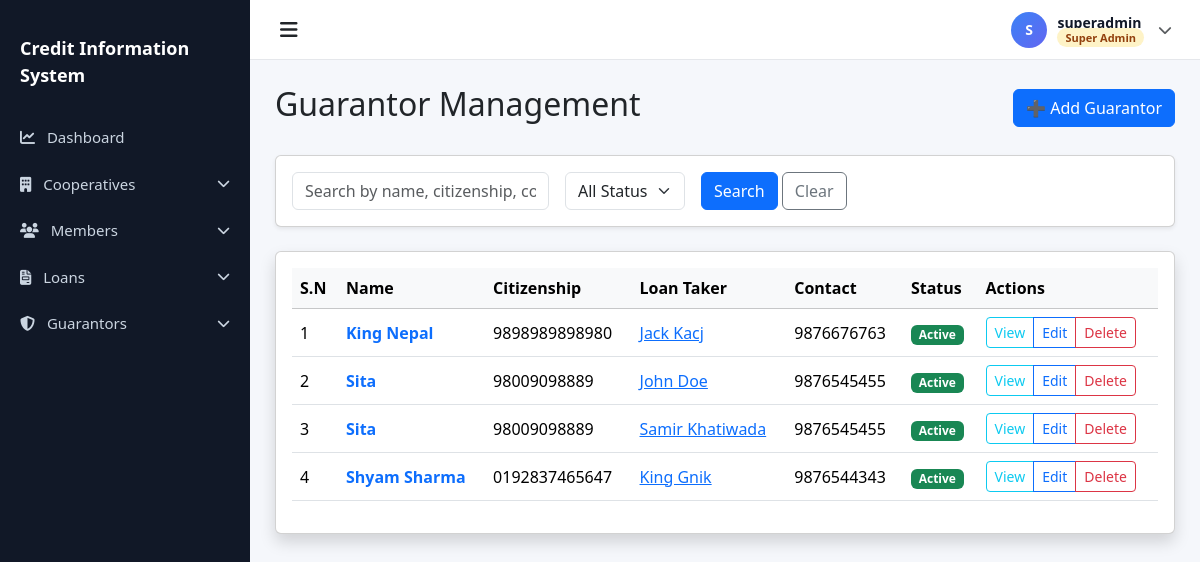
The page /loans/guarantors/ (signed in) on the database its author committed.
### accounts/models.py (models this page shows, shortened)
class User(AbstractUser):
    ROLE_CHOICES = (
        ('superadmin', 'Super Admin'),
        ('admin', 'Admin'),
        ('staff', 'Staff'),
    )
    role = models.CharField(max_length=20, choices=ROLE_CHOICES, default='staff')
    cooperative = models.ForeignKey(
        'cooperatives.Cooperative',
        on_delete=models.SET_NULL,
        null=True,
        blank=True,
        related_name='users',
        help_text="Null for Super Admin users"
    )
    is_first_login = models.BooleanField(default=True)
    class Meta:
        ordering = ['-date_joined']
        indexes = [
            models.Index(fields=['role']),
            models.Index(fields=['cooperative']),
        ]
    def is_superadmin(self):
        return self.role == 'superadmin'
    def is_admin(self):
        return self.role == 'admin'
    def is_staff_user(self):
        return self.role == 'staff'

### loans/models.py (models this page shows, shortened)
class Guarantor(models.Model):
    STATUS_CHOICES = [
        ('Active', 'Active'),
        ('Released', 'Released'),
    ]
    name = models.CharField(max_length=255)
    citizenship_number = models.CharField(max_length=50)
    loan = models.ForeignKey(Loan, on_delete=models.CASCADE, related_name="guarantors")
    member = models.ForeignKey(Member, on_delete=models.SET_NULL, null=True, blank=True, related_name="guaranteed_loans")
    contact_number = models.CharField(max_length=15)
    status = models.CharField(max_length=10, choices=STATUS_CHOICES, default='Active')

class Loan(models.Model):
    STATUS_CHOICES = [
        ('Active', 'Active'),
        ('Cleared', 'Cleared'),
        ('Overdue', 'Overdue'),
    ]
    loan_id = models.AutoField(primary_key=True)
    member = models.ForeignKey(
        Member,
        on_delete=models.CASCADE,
        related_name="loans"
    )
    cooperative = models.ForeignKey(
        Cooperative,
        on_delete=models.CASCADE,
        related_name="loans"
    )
    loan_amount = models.DecimalField(max_digits=12, decimal_places=2)
    interest_rate = models.DecimalField(
        max_digits=5,
        decimal_places=2,
        help_text="Interest rate in %"
    )
    loan_date = models.DateField()
    due_date = models.DateField()
    status = models.CharField(
        max_length=10,
        choices=STATUS_CHOICES,
        default="Active"
    )
    remaining_balance = models.DecimalField(
        max_digits=12,
        decimal_places=2,
        blank=True
    )
    created_by = models.ForeignKey(
        settings.AUTH_USER_MODEL,
        on_delete=models.SET_NULL,
        null=True
    )
    created_at = models.DateTimeField(auto_now_add=True)

### members/models.py (models this page shows, shortened)
class Member(models.Model):
    full_name = models.CharField(max_length=255)
    citizenship_number = models.CharField(max_length=50, unique=True)
    unique_system_id = models.CharField(max_length=100, unique=True, editable=False)
    address = models.TextField()
    phone = models.CharField(max_length=20)
    blacklist_status = models.BooleanField(default=False)
    cooperative = models.ForeignKey(
        'cooperatives.Cooperative',
        on_delete=models.CASCADE,
        related_name='members'
    )
    created_at = models.DateTimeField(auto_now_add=True)
    updated_at = models.DateTimeField(auto_now=True)
    class Meta:
        ordering = ['-created_at']
        indexes = [
            models.Index(fields=['citizenship_number']),
            models.Index(fields=['unique_system_id']),
            models.Index(fields=['blacklist_status']),
        ]

### loans/views.py (the view, shortened to what this page needs)
# urls.py: path('guarantors/', GuarantorListView.as_view(), name='guarantor_list'),
class GuarantorListView(StaffOrAdminMixin, LoginRequiredMixin, ListView):
    model = Guarantor
    template_name = 'loans/guarantor_list.html'
    context_object_name = 'guarantors'
    paginate_by = 10
    ordering = ['id']
    def get_queryset(self):
        qs = super().get_queryset()
        if not self.request.user.is_superadmin():
            qs = qs.filter(loan__cooperative=self.request.user.cooperative)
        search_query = self.request.GET.get('search', '')
        status_filter = self.request.GET.get('status', '')
        if status_filter:
            qs = qs.filter(status=status_filter)
        return qs
    def get_context_data(self, **kwargs):
        context = super().get_context_data(**kwargs)
        context['search_query'] = self.request.GET.get('search', '')
        context['status_filter'] = self.request.GET.get('status', '')
        return context

### accounts/permissions.py (called while the page is built)
    def test_func(self):
        return self.request.user.is_authenticated and (
            self.request.user.is_staff_user() or
            self.request.user.is_admin() or
            self.request.user.is_superadmin()
        )

### templates/loans/guarantor_list.html (shortened to what this page needs)
{% extends "base.html" %}
{% block content %}
<div class="d-flex justify-content-between align-items-center mb-4">
    <h2>Guarantor Management</h2>
    <a href="{% url 'loans:add_guarantor' %}" class="btn btn-primary">➕ Add Guarantor</a>
</div>
<div class="card shadow-sm mb-4">
    <div class="card-body">
        <form method="get" id="filter-form" class="row row-cols-lg-auto g-3 align-items-center">
            <div class="col-12">
                <input type="text" name="search" id="search-input" class="form-control"
                    placeholder="Search by name, citizenship, contact, loan taker..." value="{{ search_query }}"
                    autocomplete="off">
            </div>
            <div class="col-12">
                <select name="status" id="status-select" class="form-select">
                    <option value="">All Status</option>
                </select>
            </div>
            <div class="col-12">
                <button type="submit" class="btn btn-primary">Search</button>
                <a href="{% url 'loans:guarantor_list' %}" class="btn btn-outline-secondary">Clear</a>
            </div>
        </form>
    </div>
</div>
<div class="card shadow">
    <div class="card-body">
        <div class="table-responsive">
            <table class="table table-hover align-middle">
                <thead class="table-light">
                    <tr>
                        <th>S.N</th>
                        <th>Name</th>
                        <th>Citizenship</th>
                        <th>Loan Taker</th>
                        <th>Contact</th>
                        <th>Status</th>
                        <th>Actions</th>
                    </tr>
                </thead>
                <tbody>
                    {% for guarantor in guarantors %}
                    <tr>
                        <td>{{ forloop.counter }}</td>
                        <td>
                            <a href="{% url 'loans:guarantor_detail' guarantor.pk %}"
                                class="text-decoration-none fw-bold">
                                {{ guarantor.name }}
                            </a>
                        </td>
                        <td>{{ guarantor.citizenship_number }}</td>
                        <td><a
                                href="{% url 'loans:loan_detail' guarantor.loan.loan_id %}">{{guarantor.loan.member.full_name}}</a>
                        </td>
                        <td>{{ guarantor.contact_number }}</td>
                        <td>
                            {% if guarantor.status == "Active" %}
                            <span class="badge bg-success">Active</span>
                            {% else %}
                            <span class="badge bg-secondary">Released</span>
                            {% endif %}
                        </td>
                        <td>
                            <div class="btn-group btn-group-sm">
                                <a href="{% url 'loans:guarantor_detail' guarantor.pk %}"
                                    class="btn btn-outline-info">View</a>
                                <a href="{% url 'loans:update_guarantor' guarantor.pk %}"
                                    class="btn btn-outline-primary">Edit</a>
                                {% if user.is_superadmin or user.is_admin %}
                                <a href="{% url 'loans:delete_guarantor' guarantor.pk %}"
                                    class="btn btn-outline-danger">Delete</a>
                                {% endif %}
                            </div>
                        </td>
                    </tr>
                    {% empty %}
                    <tr>
                        <td colspan="7" class="text-center py-4">No guarantors found.</td>
                    </tr>
                    {% endfor %}
                </tbody>
            </table>
        </div>
    </div>
</div>
{% endblock %}

### templates/base.html (shortened to what this page needs)
{% load static %}
<!DOCTYPE html>
<html lang="en">
<head>
    <link href="https://cdn.jsdelivr.net/npm/bootstrap@5.3.2/dist/css/bootstrap.min.css" rel="stylesheet">
    <link rel="stylesheet" href="https://cdnjs.cloudflare.com/ajax/libs/font-awesome/6.5.0/css/all.min.css">
    <link href="https://cdn.jsdelivr.net/npm/select2@4.1.0-rc.0/dist/css/select2.min.css" rel="stylesheet" />
    <link href="https://cdn.jsdelivr.net/npm/select2-bootstrap-5-theme@1.3.0/dist/select2-bootstrap-5-theme.min.css"
        rel="stylesheet" />
</head>
<body class="{% if not user.is_authenticated %}bg-light{% endif %}">
    {% if user.is_authenticated %}
    <div id="sidebar" class="sidebar">
        <div class="sidebar-brand d-flex align-items-center gap-2">
            <span style="font-size: 18px;">Credit Information System</span>
        </div>
        <a href="{% url 'accounts:dashboard' %}">
            <i class="fa-solid fa-chart-line me-2"></i> Dashboard
        </a>
        {% if user.is_superadmin %}
        <a href="#cooperativesMenu" data-bs-toggle="collapse" role="button" aria-expanded="false"
            aria-controls="cooperativesMenu" class="d-flex justify-content-between align-items-center">
            <span><i class="fa-solid fa-building me-2"></i> Cooperatives</span>
            <i class="fa-solid fa-chevron-down small"></i>
        </a>
        {% elif user.cooperative %}
        <a href="{% url 'cooperatives:detail' user.cooperative.pk %}">
            <i class="fa-solid fa-handshake me-2"></i> My Cooperative
        </a>
        {% endif %}
        <a href="#membersMenu" data-bs-toggle="collapse" role="button" aria-expanded="false" aria-controls="membersMenu"
            class="d-flex justify-content-between align-items-center">
            <span><i class="fa-solid fa-users me-2"></i> Members</span>
            <i class="fa-solid fa-chevron-down small"></i>
        </a>
        <a href="#loansMenu" data-bs-toggle="collapse" role="button" aria-expanded="false" aria-controls="loansMenu"
            class="d-flex justify-content-between align-items-center">
            <span><i class="fa-solid fa-file-invoice me-2"></i> Loans</span>
            <i class="fa-solid fa-chevron-down small"></i>
        </a>
        <a href="#guarantorsMenu" data-bs-toggle="collapse" role="button" aria-expanded="false"
            aria-controls="guarantorsMenu" class="d-flex justify-content-between align-items-center">
            <span><i class="fa-solid fa-shield-halved me-2"></i> Guarantors</span>
            <i class="fa-solid fa-chevron-down small"></i>
        </a>
    </div>
    {% endif %}
    <div id="mainContent" class="{% if user.is_authenticated %}main-content{% else %}container-fluid{% endif %}">
        {% if user.is_authenticated %}
        <div class="topbar">
            <div class="toggle-btn" onclick="toggleSidebar()">
                <i class="fa-solid fa-bars"></i>
            </div>
            <div class="dropdown">
                <a class="profile-toggle" href="#" role="button" data-bs-toggle="dropdown" aria-expanded="false"
                    style="list-style:none;">
                    <div class="profile-avatar">
                        {% if not user.first_name %}{{ user.username|first|upper }}{% endif %}
                    </div>
                    <div>
                        <div class="profile-name">
                            {% if user.first_name %}
                            {{ user.first_name }} {{ user.last_name }}
                            {% else %}
                            {{ user.username }}
                            {% endif %}
                        </div>
                        <div class="profile-role">
                            {% if user.role == 'superadmin' %}<span class="role-badge superadmin">Super Admin</span>
                            {% elif user.role == 'admin' %}<span class="role-badge admin">Admin</span>
                            {% else %}<span class="role-badge staff">Staff</span>{% endif %}
                        </div>
                    </div>
                    <i class="fa-solid fa-chevron-down small ms-1 text-muted"></i>
                </a>
            </div>
        </div>
        {% endif %}
        <div class="page-content">
            {% block content %}
            {% endblock %}
        </div>
    </div>
</body>
</html>

### templates/base.html (style rules this page uses)
body { overflow-x: hidden; background: #f5f7fb; }
.sidebar { height: 100vh; width: 250px; position: fixed; top: 0; left: 0; background: #111827; padding-top: 20px; transition: all 0.3s; z-index: 1050; }
.sidebar a { color: #cbd5e1; padding: 12px 20px; display: block; text-decoration: none; font-size: 15px; }
.sidebar-brand { color: #fff; font-size: 20px; font-weight: 600; padding: 15px 20px; margin-bottom: 10px; }
.main-content { margin-left: 250px; transition: all 0.3s; min-height: 100vh; }
.topbar { height: 60px; background: #fff; border-bottom: 1px solid #e5e7eb; display: flex; align-items: center; justify-content: space-between; padding: 0 20px; position: sticky; top: 0; z-index: 1030; }
.toggle-btn { font-size: 20px; cursor: pointer; padding: 5px 10px; border-radius: 4px; transition: background 0.2s; }
.page-content { padding: 25px; }
.profile-avatar { width: 36px; height: 36px; border-radius: 50%; background: linear-gradient(135deg, #3b82f6, #6366f1); color: #fff; display: inline-flex; align-items: center; justify-content: center; font-weight: 700; font-size: 14px; letter-spacing: 0.5px; flex-shrink: 0; }
.profile-toggle { display: flex; align-items: center; gap: 10px; text-decoration: none; color: #1f2937; padding: 4px 8px; border-radius: 8px; transition: background 0.2s; }
.profile-toggle .profile-name { font-weight: 600; font-size: 14px; line-height: 1; color: #111827; }
.profile-toggle .profile-role { font-size: 11px; color: #6b7280; line-height: 1; margin-top: 2px; }
.role-badge { font-size: 11px; font-weight: 600; padding: 2px 8px; border-radius: 20px; }
.role-badge.superadmin { background: #fef3c7; color: #92400e; }

### rows shown on the page
User: username|first "S", username "superadmin"
Guarantor: name "King Nepal", citizenship_number "9898989898980", loan.member.full_name "Jack Kacj", contact_number "9876676763", status "Active"
Guarantor: name "Sita", citizenship_number "98009098889", loan.member.full_name "John Doe", contact_number "9876545455", status "Active"
Guarantor: name "Sita", citizenship_number "98009098889", loan.member.full_name "Samir Khatiwada", contact_number "9876545455", status "Active"
Guarantor: name "Shyam Sharma", citizenship_number "0192837465647", loan.member.full_name "King Gnik", contact_number "9876544343", status "Active"
